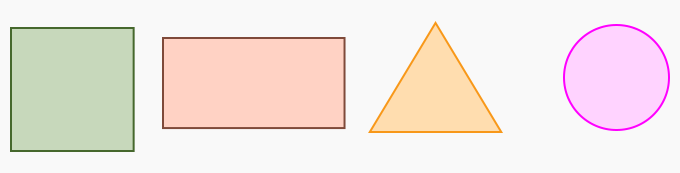
#> input picture shapes.png, 680 x 173 px
$ python contours_img.py
#> lines starting #> are read from the running program, lines starting #| are printed output that depends on the picture; after the words box and inside, x2 and y2 are one past the last pixel; in counts of white or black regions, pixels touching at a corner belong together
import cv2
import imutils


i = cv2.imread('shapes.png')
#> i is the input picture: shape (173, 680, 3); mean B, G, R 225.4, 230.5, 241.8

img=cv2.cvtColor(i,cv2.COLOR_BGR2GRAY)
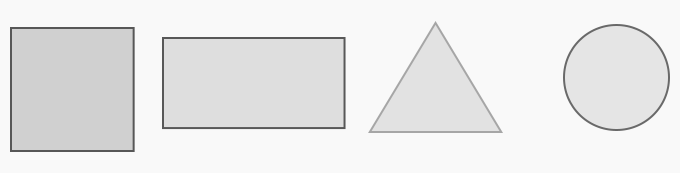
#> img: shape (173, 680); min 87, max 249, mean 233.3


gaussian_blur=cv2.GaussianBlur(img,(11,11),20)
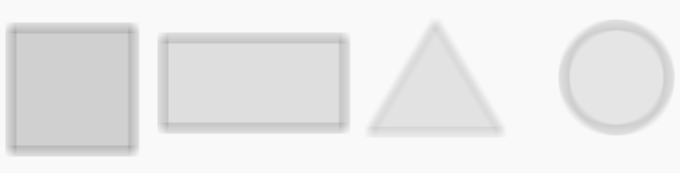
#> gaussian_blur: shape (173, 680); min 168, max 249, mean 233.3


ret, thresh1 = cv2.threshold(gaussian_blur,245,255,cv2.THRESH_BINARY)
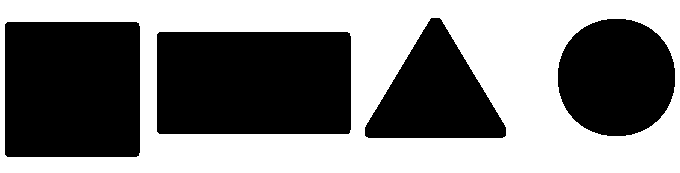
#> thresh1: shape (173, 680); 50.1% white; 4 black regions


#cv2.imshow("Thresholded image",thresh1)

#cv2.waitKey()


cnts = cv2.findContours(thresh1.copy(), cv2.RETR_TREE, cv2.CHAIN_APPROX_SIMPLE)
#> cnts = 5 contours; box (x1, y1, x2, y2) and area: (0, 0, 680, 173) 116788, (156, 31, 352, 135) 20062, (4, 21, 141, 158) 18472, (557, 18, 676, 137) 11162, (364, 17, 507, 139) 9876

cnts = imutils.grab_contours(cnts)[1:]
#> cnts = 4 contours; box (x1, y1, x2, y2) and area: (156, 31, 352, 135) 20062, (4, 21, 141, 158) 18472, (557, 18, 676, 137) 11162, (364, 17, 507, 139) 9876


output = i.copy()

cnts_draw = cv2.drawContours(output, cnts, -1, (255, 0, 0), 5)
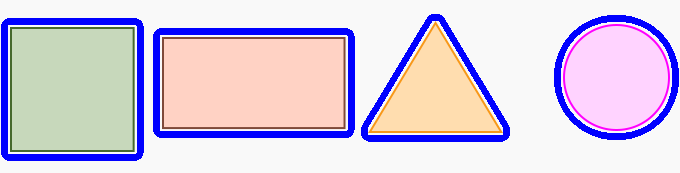
#> cnts_draw: shape (173, 680, 3); mean B, G, R 226.1, 202.7, 214

cv2.imshow("detection", cnts_draw)
cv2.waitKey(0)
cv2.imwrite("shapes_cnts.jpg", cnts_draw)
